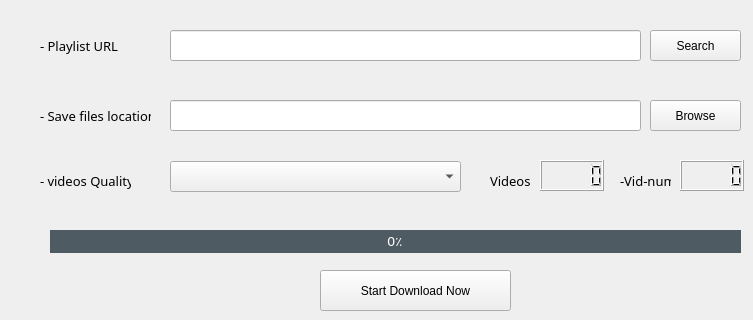
    <widget class="QWidget" name="tab_5">
     <attribute name="title">
      <string>Download YouTube PlayList</string>
     </attribute>
     <widget class="QPushButton" name="pushButton_5">
      <property name="geometry">
       <rect>
        <x>650</x>
        <y>100</y>
        <width>91</width>
        <height>31</height>
       </rect>
      </property>
      <property name="text">
       <string>Browse</string>
      </property>
     </widget>
     <widget class="QLineEdit" name="lineEdit_5">
      <property name="geometry">
       <rect>
        <x>170</x>
        <y>30</y>
        <width>471</width>
        <height>31</height>
       </rect>
      </property>
      <property name="font">
       <font>
        <family>monoespace</family>
        <pointsize>10</pointsize>
       </font>
      </property>
     </widget>
     <widget class="QLineEdit" name="lineEdit_6">
      <property name="geometry">
       <rect>
        <x>170</x>
        <y>100</y>
        <width>471</width>
        <height>31</height>
       </rect>
      </property>
      <property name="font">
       <font>
        <family>monoespace</family>
        <pointsize>10</pointsize>
       </font>
      </property>
     </widget>
     <widget class="QLabel" name="label_11">
      <property name="geometry">
       <rect>
        <x>40</x>
        <y>30</y>
        <width>81</width>
        <height>31</height>
       </rect>
      </property>
      <property name="font">
       <font>
        <family>monoespace</family>
        <pointsize>10</pointsize>
       </font>
      </property>
      <property name="text">
       <string>- Playlist URL</string>
      </property>
     </widget>
     <widget class="QLabel" name="label_12">
      <property name="geometry">
       <rect>
        <x>40</x>
        <y>100</y>
        <width>111</width>
        <height>31</height>
       </rect>
      </property>
      <property name="font">
       <font>
        <family>monoespace</family>
        <pointsize>10</pointsize>
       </font>
      </property>
      <property name="text">
       <string>- Save files location</string>
      </property>
     </widget>
     <widget class="QLCDNumber" name="lcdNumber_5">
      <property name="geometry">
       <rect>
        <x>540</x>
        <y>160</y>
        <width>64</width>
        <height>31</height>
       </rect>
      </property>
     </widget>
     <widget class="QProgressBar" name="progressBar_3">
      <property name="geometry">
       <rect>
        <x>50</x>
        <y>230</y>
        <width>691</width>
        <height>23</height>
       </rect>
      </property>
      <property name="font">
       <font>
        <family>monoespace</family>
        <pointsize>10</pointsize>
       </font>
      </property>
      <property name="styleSheet">
       <string notr="true">/*  QProgressBar  */

QProgressBar {
  border-radius: 0;
  background-color: #4f5b62;
  text-align: center;
  color: #fff;
}

QProgressBar::chunk {
  background-color: #1de9b6;
}</string>
      </property>
      <property name="value">
       <number>0</number>
      </property>
      <property name="format">
       <string>%p٪</string>
      </property>
     </widget>
     <widget class="QLabel" name="label_13">
      <property name="geometry">
       <rect>
        <x>490</x>
        <y>160</y>
        <width>41</width>
        <height>41</height>
       </rect>
      </property>
      <property name="font">
       <font>
        <family>monoespace</family>
        <pointsize>10</pointsize>
       </font>
      </property>
      <property name="text">
       <string>Videos</string>
      </property>
     </widget>
     <widget class="QLabel" name="label_14">
      <property name="geometry">
       <rect>
        <x>620</x>
        <y>160</y>
        <width>51</width>
        <height>41</height>
       </rect>
      </property>
      <property name="font">
       <font>
        <family>monoespace</family>
        <pointsize>10</pointsize>
       </font>
      </property>
      <property name="text">
       <string>-Vid-num</string>
      </property>
     </widget>
     <widget class="QLCDNumber" name="lcdNumber_6">
      <property name="geometry">
       <rect>
        <x>680</x>
        <y>160</y>
        <width>64</width>
        <height>31</height>
       </rect>
      </property>
     </widget>
     <widget class="QComboBox" name="comboBox_3">
      <property name="geometry">
       <rect>
        <x>170</x>
        <y>161</y>
        <width>291</width>
        <height>31</height>
       </rect>
      </property>
      <property name="font">
       <font>
        <family>monoespace</family>
        <pointsize>10</pointsize>
       </font>
      </property>
     </widget>
     <widget class="QLabel" name="label_15">
      <property name="geometry">
       <rect>
        <x>40</x>
        <y>160</y>
        <width>91</width>
        <height>41</height>
       </rect>
      </property>
      <property name="font">
       <font>
        <family>monoespace</family>
        <pointsize>10</pointsize>
       </font>
      </property>
      <property name="text">
       <string>- videos Quality</string>
      </property>
     </widget>
     <widget class="QPushButton" name="pushButton_6">
      <property name="geometry">
       <rect>
        <x>320</x>
        <y>270</y>
        <width>191</width>
        <height>41</height>
       </rect>
      </property>
      <property name="toolTip">
       <string>&lt;!DOCTYPE HTML PUBLIC &quot;-//W3C//DTD HTML 4.0//EN&quot; &quot;http://www.w3.org/TR/REC-html40/strict.dtd&quot;&gt;
&lt;html&gt;&lt;head&gt;&lt;meta name=&quot;qrichtext&quot; content=&quot;1&quot; /&gt;&lt;style type=&quot;text/css&quot;&gt;
p, li { white-space: pre-wrap; }
&lt;/style&gt;&lt;/head&gt;&lt;body style=&quot; font-family:'monoespace'; font-size:8pt; font-weight:600; font-style:normal;&quot;&gt;
&lt;p style=&quot; margin-top:0px; margin-bottom:0px; margin-left:0px; margin-right:0px; -qt-block-indent:0; text-indent:0px;&quot;&gt;&lt;span style=&quot; font-family:'MS Shell Dlg 2'; font-weight:400; font-style:italic;&quot;&gt;cLick to download&lt;/span&gt;&lt;/p&gt;&lt;/body&gt;&lt;/html&gt;</string>
      </property>
      <property name="text">
       <string>Start Download Now</string>
      </property>
     </widget>
     <widget class="QPushButton" name="pushButton_8">
      <property name="geometry">
       <rect>
        <x>650</x>
        <y>30</y>
        <width>91</width>
        <height>31</height>
       </rect>
      </property>
      <property name="text">
       <string>Search</string>
      </property>
     </widget>
    </widget>
